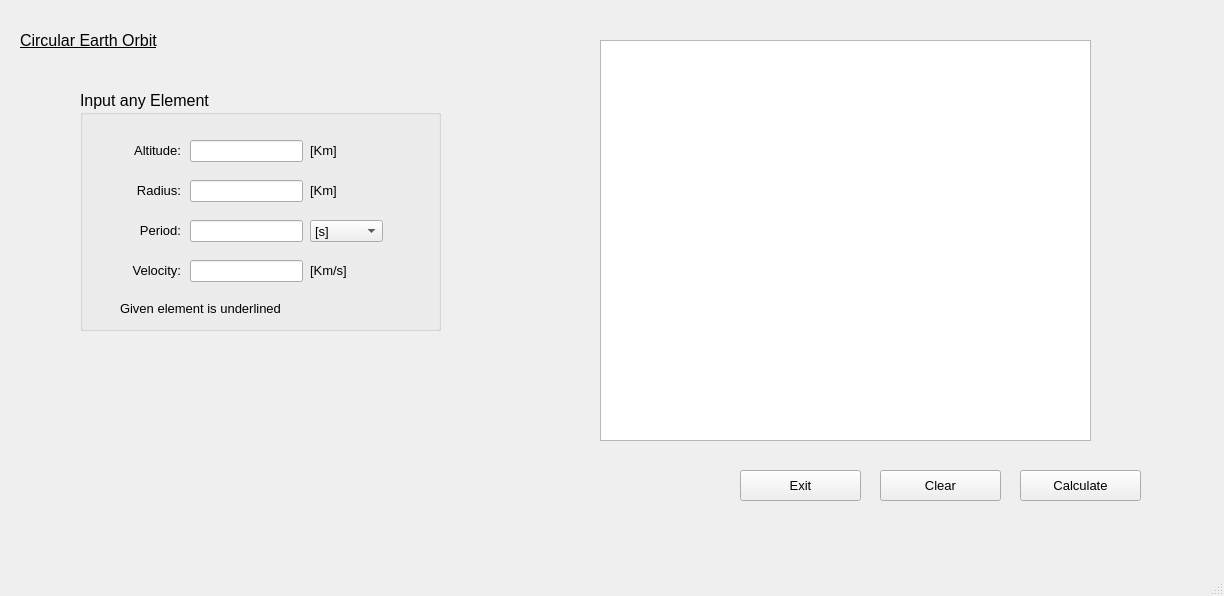
<?xml version="1.0" encoding="UTF-8"?>
<ui version="4.0">
 <class>MainWindow</class>
 <widget class="QMainWindow" name="MainWindow">
  <property name="geometry">
   <rect>
    <x>0</x>
    <y>0</y>
    <width>1224</width>
    <height>596</height>
   </rect>
  </property>
  <property name="windowTitle">
   <string>MainWindow</string>
  </property>
  <widget class="QWidget" name="centralwidget">
   <widget class="QGroupBox" name="groupBox">
    <property name="geometry">
     <rect>
      <x>80</x>
      <y>90</y>
      <width>361</width>
      <height>241</height>
     </rect>
    </property>
    <property name="font">
     <font>
      <pointsize>12</pointsize>
     </font>
    </property>
    <property name="title">
     <string>Input any Element</string>
    </property>
    <widget class="QLabel" name="label">
     <property name="geometry">
      <rect>
       <x>30</x>
       <y>50</y>
       <width>71</width>
       <height>21</height>
      </rect>
     </property>
     <property name="font">
      <font>
       <pointsize>10</pointsize>
      </font>
     </property>
     <property name="text">
      <string>Altitude:</string>
     </property>
     <property name="alignment">
      <set>Qt::AlignRight|Qt::AlignTrailing|Qt::AlignVCenter</set>
     </property>
    </widget>
    <widget class="QLabel" name="label_2">
     <property name="geometry">
      <rect>
       <x>30</x>
       <y>90</y>
       <width>71</width>
       <height>21</height>
      </rect>
     </property>
     <property name="font">
      <font>
       <pointsize>10</pointsize>
      </font>
     </property>
     <property name="text">
      <string>Radius:</string>
     </property>
     <property name="alignment">
      <set>Qt::AlignRight|Qt::AlignTrailing|Qt::AlignVCenter</set>
     </property>
    </widget>
    <widget class="QLabel" name="label_3">
     <property name="geometry">
      <rect>
       <x>30</x>
       <y>130</y>
       <width>71</width>
       <height>21</height>
      </rect>
     </property>
     <property name="font">
      <font>
       <pointsize>10</pointsize>
      </font>
     </property>
     <property name="text">
      <string>Period:</string>
     </property>
     <property name="alignment">
      <set>Qt::AlignRight|Qt::AlignTrailing|Qt::AlignVCenter</set>
     </property>
    </widget>
    <widget class="QLabel" name="label_4">
     <property name="geometry">
      <rect>
       <x>30</x>
       <y>170</y>
       <width>71</width>
       <height>21</height>
      </rect>
     </property>
     <property name="font">
      <font>
       <pointsize>10</pointsize>
      </font>
     </property>
     <property name="text">
      <string>Velocity:</string>
     </property>
     <property name="alignment">
      <set>Qt::AlignRight|Qt::AlignTrailing|Qt::AlignVCenter</set>
     </property>
    </widget>
    <widget class="QLabel" name="label_5">
     <property name="geometry">
      <rect>
       <x>230</x>
       <y>50</y>
       <width>61</width>
       <height>21</height>
      </rect>
     </property>
     <property name="font">
      <font>
       <pointsize>10</pointsize>
      </font>
     </property>
     <property name="text">
      <string>[Km]</string>
     </property>
    </widget>
    <widget class="QLineEdit" name="lineEdit">
     <property name="geometry">
      <rect>
       <x>110</x>
       <y>50</y>
       <width>113</width>
       <height>22</height>
      </rect>
     </property>
     <property name="font">
      <font>
       <pointsize>10</pointsize>
      </font>
     </property>
     <property name="alignment">
      <set>Qt::AlignRight|Qt::AlignTrailing|Qt::AlignVCenter</set>
     </property>
    </widget>
    <widget class="QLineEdit" name="lineEdit_2">
     <property name="geometry">
      <rect>
       <x>110</x>
       <y>90</y>
       <width>113</width>
       <height>22</height>
      </rect>
     </property>
     <property name="font">
      <font>
       <pointsize>10</pointsize>
      </font>
     </property>
     <property name="alignment">
      <set>Qt::AlignRight|Qt::AlignTrailing|Qt::AlignVCenter</set>
     </property>
    </widget>
    <widget class="QLineEdit" name="lineEdit_3">
     <property name="geometry">
      <rect>
       <x>110</x>
       <y>130</y>
       <width>113</width>
       <height>22</height>
      </rect>
     </property>
     <property name="font">
      <font>
       <pointsize>10</pointsize>
      </font>
     </property>
     <property name="alignment">
      <set>Qt::AlignRight|Qt::AlignTrailing|Qt::AlignVCenter</set>
     </property>
    </widget>
    <widget class="QLineEdit" name="lineEdit_4">
     <property name="geometry">
      <rect>
       <x>110</x>
       <y>170</y>
       <width>113</width>
       <height>22</height>
      </rect>
     </property>
     <property name="font">
      <font>
       <pointsize>10</pointsize>
      </font>
     </property>
     <property name="alignment">
      <set>Qt::AlignRight|Qt::AlignTrailing|Qt::AlignVCenter</set>
     </property>
    </widget>
    <widget class="QLabel" name="label_6">
     <property name="geometry">
      <rect>
       <x>230</x>
       <y>90</y>
       <width>61</width>
       <height>21</height>
      </rect>
     </property>
     <property name="font">
      <font>
       <pointsize>10</pointsize>
      </font>
     </property>
     <property name="text">
      <string>[Km]</string>
     </property>
    </widget>
    <widget class="QLabel" name="label_8">
     <property name="geometry">
      <rect>
       <x>230</x>
       <y>170</y>
       <width>61</width>
       <height>21</height>
      </rect>
     </property>
     <property name="font">
      <font>
       <pointsize>10</pointsize>
      </font>
     </property>
     <property name="text">
      <string>[Km/s]</string>
     </property>
    </widget>
    <widget class="QComboBox" name="comboBox">
     <property name="geometry">
      <rect>
       <x>230</x>
       <y>130</y>
       <width>73</width>
       <height>22</height>
      </rect>
     </property>
     <property name="font">
      <font>
       <pointsize>10</pointsize>
      </font>
     </property>
     <item>
      <property name="text">
       <string>[s]</string>
      </property>
     </item>
     <item>
      <property name="text">
       <string>[h]</string>
      </property>
     </item>
     <item>
      <property name="text">
       <string>[days]</string>
      </property>
     </item>
    </widget>
    <widget class="QLabel" name="label_7">
     <property name="geometry">
      <rect>
       <x>40</x>
       <y>210</y>
       <width>271</width>
       <height>16</height>
      </rect>
     </property>
     <property name="font">
      <font>
       <pointsize>10</pointsize>
      </font>
     </property>
     <property name="text">
      <string>Given element is underlined</string>
     </property>
    </widget>
   </widget>
   <widget class="QPushButton" name="pushButton_3">
    <property name="geometry">
     <rect>
      <x>1020</x>
      <y>470</y>
      <width>121</width>
      <height>31</height>
     </rect>
    </property>
    <property name="font">
     <font>
      <pointsize>10</pointsize>
     </font>
    </property>
    <property name="text">
     <string>Calculate</string>
    </property>
   </widget>
   <widget class="QPushButton" name="pushButton_4">
    <property name="geometry">
     <rect>
      <x>880</x>
      <y>470</y>
      <width>121</width>
      <height>31</height>
     </rect>
    </property>
    <property name="font">
     <font>
      <pointsize>10</pointsize>
     </font>
    </property>
    <property name="text">
     <string>Clear</string>
    </property>
   </widget>
   <widget class="QPushButton" name="pushButton_5">
    <property name="geometry">
     <rect>
      <x>740</x>
      <y>470</y>
      <width>121</width>
      <height>31</height>
     </rect>
    </property>
    <property name="font">
     <font>
      <pointsize>10</pointsize>
     </font>
    </property>
    <property name="text">
     <string>Exit</string>
    </property>
   </widget>
   <widget class="QGraphicsView" name="graphicsView">
    <property name="geometry">
     <rect>
      <x>600</x>
      <y>40</y>
      <width>491</width>
      <height>401</height>
     </rect>
    </property>
   </widget>
   <widget class="QLabel" name="label_9">
    <property name="geometry">
     <rect>
      <x>20</x>
      <y>30</y>
      <width>551</width>
      <height>21</height>
     </rect>
    </property>
    <property name="font">
     <font>
      <pointsize>12</pointsize>
      <underline>true</underline>
     </font>
    </property>
    <property name="text">
     <string>Circular Earth Orbit</string>
    </property>
   </widget>
  </widget>
  <widget class="QMenuBar" name="menubar">
   <property name="geometry">
    <rect>
     <x>0</x>
     <y>0</y>
     <width>1224</width>
     <height>26</height>
    </rect>
   </property>
  </widget>
  <widget class="QStatusBar" name="statusbar"/>
 </widget>
 <resources/>
 <connections/>
</ui>
